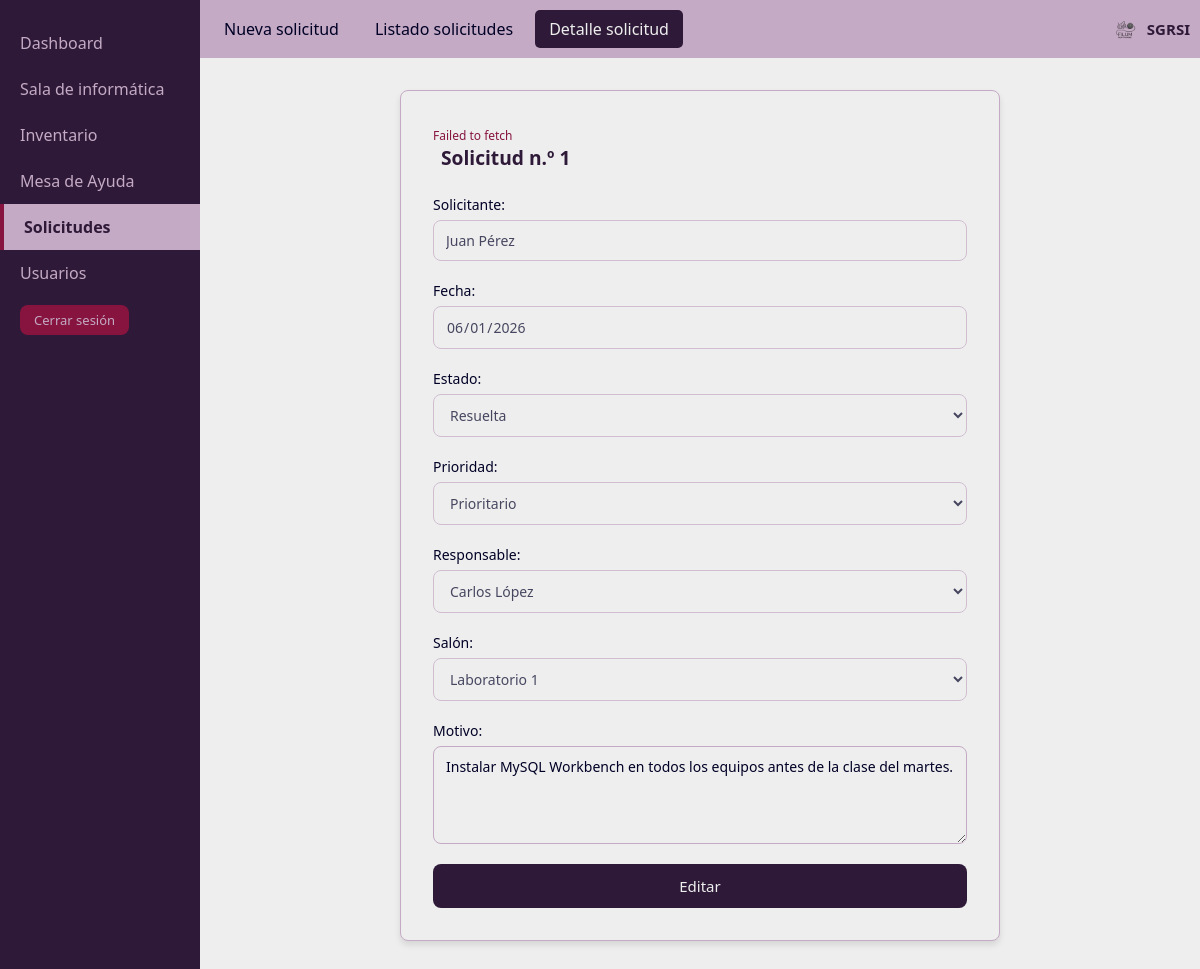
Screenshot of /FrontEnd/paginas/solicitudes/detalle-solicitud.php?id=1 (signed in) with the database file from the repository.
### tables this page shows
CREATE TABLE solicitud (
    id_solicitud      INT UNSIGNED NOT NULL AUTO_INCREMENT,
    fecha_hora_alta   DATETIME     NOT NULL,
    ci_solicitante    CHAR(8)      NOT NULL,
    nombre_salon      VARCHAR(30)  NOT NULL,
    descripcion       VARCHAR(500) NOT NULL,
    prioridad         ENUM('Urgente', 'Prioritario', 'Normal')
                      NOT NULL DEFAULT 'Normal',
    estado_solicitud  ENUM('Pendiente', 'En proceso', 'Resuelta')
                      NOT NULL DEFAULT 'Pendiente',
    ci_responsable    CHAR(8)      NULL,
    fecha_hora_cierre DATETIME     NULL,

    CONSTRAINT pk_solicitud             PRIMARY KEY (id_solicitud),
    CONSTRAINT fk_solicitud_solicitante FOREIGN KEY (ci_solicitante)
        REFERENCES usuario (ci)
        ON UPDATE CASCADE ON DELETE RESTRICT,
    CONSTRAINT fk_solicitud_responsable FOREIGN KEY (ci_responsable)
        REFERENCES usuario (ci)
        ON UPDATE RESTRICT ON DELETE RESTRICT,
    CONSTRAINT fk_solicitud_salon       FOREIGN KEY (nombre_salon)
        REFERENCES salon (nombre_salon)
        ON UPDATE CASCADE ON DELETE RESTRICT,

    CONSTRAINT ck_solicitud_cierre CHECK (
        fecha_hora_cierre IS NULL OR fecha_hora_cierre >= fecha_hora_alta
    ),
    CONSTRAINT ck_solicitud_resuelta CHECK (
        estado_solicitud <> 'Resuelta'
        OR (ci_responsable IS NOT NULL AND fecha_hora_cierre IS NOT NULL)
    )
);

CREATE TABLE usuario (
    ci               CHAR(8)      NOT NULL,
    nombre_usuario   VARCHAR(60)  NOT NULL,
    contrasena       VARCHAR(255) NOT NULL,
    tipo_de_usuario  ENUM('Solicitante', 'Asistente', 'Coordinador')
                     NOT NULL DEFAULT 'Solicitante',
    estado_cuenta    ENUM('Activa', 'Inactiva')
                     NOT NULL DEFAULT 'Activa',

    CONSTRAINT pk_usuario       PRIMARY KEY (ci),
    CONSTRAINT ck_usuario_ci    CHECK (ci REGEXP '^[0-9]{8}$')
);

CREATE TABLE salon (
    nombre_salon VARCHAR(30)  NOT NULL,
    descripcion  VARCHAR(500) NULL,

    CONSTRAINT pk_salon PRIMARY KEY (nombre_salon)
);

### BackEnd/logica/Sesion.php (called while the page is built, shortened)
<?php
class Sesion
{
    public static function hayUsuario()
    {
        $ultimaActividad = $_SESSION['ultima_actividad'] ?? null;
        return true;
    }
    public static function rol()
    {
        return self::hayUsuario() ? $_SESSION['rol'] : null;
    }
    public static function esCoordinador()
    {
        return self::rol() === 'Coordinador';
    }
    public static function esTecnico()
    {
        return self::rol() === 'Asistente' || self::rol() === 'Coordinador';
    }
    public static function tokenApi()
    {
        return $_SESSION['csrf_api'];
    }
}

### BackEnd/logica/ControlAcceso.php (called while the page is built, shortened)
<?php
require_once __DIR__ . '/Sesion.php';
class ControlAcceso
{
    public static function puedeGestionarUsuarios()
    {
        return Sesion::esCoordinador();
    }
    public static function puedeAtender()
    {
        return Sesion::esTecnico();
    }
}

### BackEnd/logica/ResultadoGestion.php (called while the page is built, shortened)
<?php
class ResultadoGestion
{
    public static function ok($datos = null, $codigo = 200, $mensaje = '')
    {
        return ['ok' => true, 'codigo' => $codigo, 'mensaje' => $mensaje, 'datos' => $datos];
    }
    public static function ejecutar($operacion, $accion)
    {
        try {
            return self::ok($accion());
        } catch (Throwable $e) {
            error_log('SGRSI ' . $operacion . ': ' . $e->getMessage());
            return self::fallo(500, 'No se pudo completar la operación. Intentá de nuevo en unos minutos.');
        }
    }
    public static function valor($resultado)
    {
        return $resultado['datos'];
    }
    public static function idValido($id)
    {
        return filter_var($id, FILTER_VALIDATE_INT, ['options' => ['min_range' => 1]]) !== false;
    }
}

### BackEnd/dao/Conexion.php (called while the page is built, shortened)
<?php
class Conexion
{
    private static $instancia = null;
    private $pdo;
    private function __construct()
    {
        $config = require __DIR__ . '/../config/database.php';
        $dsn = 'mysql:host=' . $config['host']
             . ';port=' . $config['puerto']
             . ';dbname=' . $config['basedatos']
             . ';charset=' . $config['charset'];
        try {
            $this->pdo = new PDO($dsn, $config['usuario'], $config['password']);
            $this->pdo->setAttribute(PDO::ATTR_ERRMODE, PDO::ERRMODE_EXCEPTION);
            $this->pdo->setAttribute(PDO::ATTR_DEFAULT_FETCH_MODE, PDO::FETCH_ASSOC);
        } catch (PDOException $e) {
            error_log('SGRSI: fallo la conexion. ' . $e->getMessage());
            throw new Exception('No se pudo conectar con la base de datos.');
        }
    }
    public static function getInstancia()
    {
        if (self::$instancia === null) {
            self::$instancia = new Conexion();
        }
        return self::$instancia;
    }
    public function getPdo()
    {
        return $this->pdo;
    }
}

### BackEnd/dao/SolicitudDAO.php (called while the page is built, shortened)
<?php
require_once __DIR__ . '/Conexion.php';
class SolicitudDAO
{
    private $pdo;
    public function __construct()
    {
        $this->pdo = Conexion::getInstancia()->getPdo();
    }
    private function consultaBase()
    {
        return 'SELECT c.id_solicitud, c.fecha_hora_alta, c.nombre_salon, c.descripcion,
                       c.prioridad, c.estado_solicitud, c.fecha_hora_cierre,
                       c.ci_solicitante, c.ci_responsable,
                       s.nombre_usuario AS nombre_solicitante,
                       r.nombre_usuario AS nombre_responsable
                  FROM solicitud c
                  JOIN usuario s ON s.ci = c.ci_solicitante
                  LEFT JOIN usuario r ON r.ci = c.ci_responsable';
    }
    public function obtenerPorId($idSolicitud)
    {
        $stmt = $this->pdo->prepare($this->consultaBase() . ' WHERE c.id_solicitud = :id');
        $stmt->execute([':id' => $idSolicitud]);
        return $stmt->fetch(PDO::FETCH_ASSOC);
    }
}

### BackEnd/logica/GestorSolicitudes.php (called while the page is built, shortened)
<?php
require_once __DIR__ . '/ResultadoGestion.php';
require_once __DIR__ . '/../dao/SolicitudDAO.php';
require_once __DIR__ . '/../dao/SalonDAO.php';
require_once __DIR__ . '/../dao/UsuarioDAO.php';
class GestorSolicitudes
{
    public function obtenerPorId($id)
    {
        return ResultadoGestion::ejecutar('solicitudes consultar', function () use ($id) { return (new SolicitudDAO())->obtenerPorId($id); });
    }
    public function obtenerSalones()
    {
        return ResultadoGestion::ejecutar('solicitudes salones', function () { return (new SalonDAO())->obtenerTodos(); });
    }
    public function obtenerTecnicos()
    {
        return ResultadoGestion::ejecutar('solicitudes técnicos', function () { return (new UsuarioDAO())->obtenerTecnicos(); });
    }
}

### BackEnd/dao/UsuarioDAO.php (called while the page is built, shortened)
<?php
require_once __DIR__ . '/Conexion.php';
class UsuarioDAO
{
    private $pdo;
    public function __construct()
    {
        $this->pdo = Conexion::getInstancia()->getPdo();
    }
    public function obtenerTecnicos()
    {
        $stmt = $this->pdo->query(
            "SELECT ci, nombre_usuario, tipo_de_usuario
               FROM usuario
              WHERE tipo_de_usuario IN ('Asistente', 'Coordinador')
                AND estado_cuenta = 'Activa'
              ORDER BY nombre_usuario"
        );
        return $stmt->fetchAll(PDO::FETCH_ASSOC);
    }
}

### BackEnd/dao/SalonDAO.php (called while the page is built, shortened)
<?php
require_once __DIR__ . '/Conexion.php';
class SalonDAO
{
    private $pdo;
    public function __construct()
    {
        $this->pdo = Conexion::getInstancia()->getPdo();
    }
    public function obtenerTodos()
    {
        $stmt = $this->pdo->query(
            'SELECT nombre_salon, descripcion FROM salon ORDER BY nombre_salon'
        );
        return $stmt->fetchAll(PDO::FETCH_ASSOC);
    }
}

### FrontEnd/paginas/solicitudes/detalle-solicitud.php (the view, shortened to what this page needs)
<?php
require_once __DIR__ . '/../../../BackEnd/logica/ControlAcceso.php';
require_once __DIR__ . '/../../../BackEnd/logica/GestorSolicitudes.php';
$gestor = new GestorSolicitudes();
$id = '';
if (isset($_POST['id'])) {
    $id = trim((string) $_POST['id']);
} elseif (isset($_GET['id'])) {
    $id = trim((string) $_GET['id']);
}
try {
    $fila = ResultadoGestion::valor($gestor->obtenerPorId($id));
} catch (Exception $e) {
    error_log('SGRSI detalle-solicitud.php obtenerPorId: ' . $e->getMessage());
    header('Location: solicitudes.php?aviso=error');
    exit;
}
$puedeAtender = ControlAcceso::puedeAtender();
$modoVer = $_SERVER['REQUEST_METHOD'] !== 'POST'
    && (!isset($_GET['modo']) || $_GET['modo'] !== 'editar');
$editable = $puedeAtender && !$modoVer;
$errores = [];
$valores = [
    'salon'       => $fila['nombre_salon'],
    'prioridad'   => $fila['prioridad'],
    'estado'      => $fila['estado_solicitud'],
    'responsable' => isset($fila['ci_responsable']) ? $fila['ci_responsable'] : '',
    'motivo'      => $fila['descripcion'],
];
try {
    $salones  = ResultadoGestion::valor($gestor->obtenerSalones());
    $tecnicos = ResultadoGestion::valor($gestor->obtenerTecnicos());
} catch (Exception $e) {
    error_log('SGRSI detalle-solicitud.php listas: ' . $e->getMessage());
    $salones  = [];
    $tecnicos = [];
    $errores['general'] = 'No se pudieron cargar las listas. Intentá de nuevo en unos minutos.';
}
$alta = strtotime($fila['fecha_hora_alta']);
function v($texto)
{
    return htmlspecialchars((string) $texto, ENT_QUOTES, 'UTF-8');
}
?>
<!DOCTYPE html>
<html lang="es">
<head>
    <link rel="stylesheet" href="../../css/main.css">
</head>
<body>
    <div class="layout">
        <nav class="sidebar">
            <ul>
                <?php if (Sesion::esCoordinador()) { ?>
                    <li class="sidebar-item"><a href="../dashboard/dashboard.php">Dashboard</a></li>
                <?php } ?>
                <li class="sidebar-item"><a href="../uso-sala/planilla-uso-sala.php">Sala de informática</a></li>
                <?php if (ControlAcceso::puedeAtender()) { ?>
                    <li class="sidebar-item"><a href="../inventario/nuevo-equipo.php">Inventario</a></li>
                <?php } ?>
                <li class="sidebar-item"><a href="../mesa-de-ayuda/nuevo-ticket.php">Mesa de Ayuda</a></li>
                <li class="sidebar-item activo">Solicitudes</li>
                <?php if (ControlAcceso::puedeGestionarUsuarios()) { ?>
                    <li class="sidebar-item"><a href="../usuarios/nuevo-usuario.php">Usuarios</a></li>
                <?php } ?>
                <li class="sidebar-item"><a href="../../cerrar-sesion.php" class="btn-salir">Cerrar sesión</a></li>
            </ul>
        </nav>
        <main class="main">
            <header class="topbar-nav">
                <nav>
                    <ul>
                        <li class="topbar-item"><a href="nueva-solicitud.php">Nueva solicitud</a></li>
                        <li class="topbar-item"><a href="solicitudes.php">Listado solicitudes</a></li>
                        <li class="topbar-item activo">Detalle solicitud</li>
                    </ul>
                </nav>
                <div class="topbar-logo">
                    <img src="../../img/logo.png" alt="Logo SGRSI">
                    <span>SGRSI</span>
                </div>
            </header>
            <section class="form-container">
                <p id="resultado-guardado" class="error-mensaje" role="status" aria-live="polite"></p>
                <form id="form-detalle-solicitud" action="detalle-solicitud.php" method="post" data-csrf="<?php echo v(Sesion::tokenApi()); ?>">
                    <fieldset>
                        <legend>Solicitud n.º <?php echo v($fila['id_solicitud']); ?></legend>
                        <div class="form-grupo">
                            <label for="solicitante">Solicitante:</label>
                            <input type="text" id="solicitante" value="<?php echo v($fila['nombre_solicitante']); ?>" readonly>
                        </div>
                        <div class="form-grupo">
                            <label for="fecha">Fecha:</label>
                            <input type="date" id="fecha" value="<?php echo v(date('Y-m-d', $alta)); ?>" readonly>
                        </div>
                        <div class="form-grupo">
                            <label for="estado">Estado:</label>
                            <select id="estado" name="estado"<?php echo $editable ? '' : ' disabled'; ?>>
                                <?php foreach (Dominio::ESTADOS_SOLICITUD as $estado) { ?>
                                    <option value="<?php echo v($estado); ?>"<?php echo $valores['estado'] === $estado ? ' selected' : ''; ?>><?php echo v($estado); ?></option>
                                <?php } ?>
                            </select>
                        </div>
                        <div class="form-grupo">
                            <label for="prioridad">Prioridad:</label>
                            <select id="prioridad" name="prioridad"<?php echo $editable ? '' : ' disabled'; ?>>
                                <?php foreach (Dominio::PRIORIDADES as $prioridad) { ?>
                                    <option value="<?php echo v($prioridad); ?>"<?php echo $valores['prioridad'] === $prioridad ? ' selected' : ''; ?>><?php echo v($prioridad); ?></option>
                                <?php } ?>
                            </select>
                        </div>
                        <div class="form-grupo">
                            <label for="responsable">Responsable:</label>
                            <select id="responsable" name="responsable"<?php echo $editable ? '' : ' disabled'; ?>>
                                <?php foreach ($tecnicos as $tecnico) { ?>
                                    <option value="<?php echo v($tecnico['ci']); ?>"<?php echo $valores['responsable'] === $tecnico['ci'] ? ' selected' : ''; ?>><?php echo v($tecnico['nombre_usuario']); ?></option>
                                <?php } ?>
                            </select>
                        </div>
                        <div class="form-grupo">
                            <label for="salon">Salón:</label>
                            <select id="salon" name="salon" required<?php echo $editable ? '' : ' disabled'; ?>>
                                <?php foreach ($salones as $salon) { ?>
                                    <option value="<?php echo v($salon['nombre_salon']); ?>"<?php echo $valores['salon'] === $salon['nombre_salon'] ? ' selected' : ''; ?>><?php echo v($salon['nombre_salon']); ?></option>
                                <?php } ?>
                            </select>
                        </div>
                        <div class="form-grupo">
                            <label for="motivo">Motivo:</label>
                            <textarea id="motivo" name="motivo" rows="4"<?php echo $editable ? '' : ' disabled'; ?>><?php echo v($valores['motivo']); ?></textarea>
                        </div>
                        <?php if ($editable) { ?>
                            <input type="submit" id="btn-guardar" value="Guardar solicitud">
                        <?php } elseif ($puedeAtender) { ?>
                            <a class="btn-editar-form" href="detalle-solicitud.php?id=<?php echo urlencode($id); ?>&amp;modo=editar">Editar</a>
                        <?php } ?>
                    </fieldset>
                </form>
            </section>
        </main>
    </div>
</body>
</html>

### rows the page displays
solicitud: id_solicitud "1", ci_solicitante.nombre_usuario "Juan Pérez", fecha_hora_alta "06/01/2026", responsable "Carlos López", salon "Laboratorio 1", motivo "Instalar MySQL Workbench en todos los equipos antes de la clase del martes."

### other values shown
form field estado "Resuelta"
form field prioridad "Prioritario"
